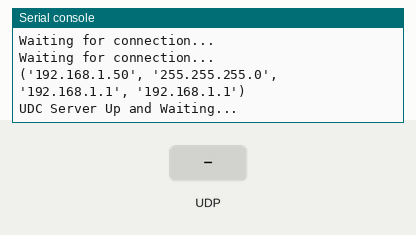
The program below on a simulated Raspberry Pi Pico running MicroPython. Shown: the last lines printed to the serial console. The test bench sets the inputs (shaded band). WiFi joins after 1.5 s.

Above: at 3.2 s.
3.3 s: UDP packet "1" arrives
At 3.8 s:
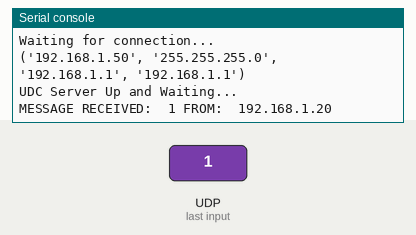
4.8 s: UDP packet "on" arrives
At 6.0 s:
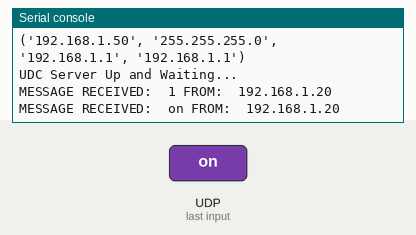
6.3 s: UDP packet "off" arrives
At 7.3 s:
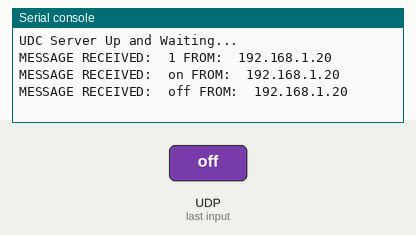

Measured:
- after the input at 3.3 s, the serial console: prints a new line at once (image 1)
- after the input at 4.8 s, the serial console: prints a new line at once (image 2)
- after the input at 6.3 s, the serial console: prints a new line at once (image 3)

The program:

ConnectToWifiMyServer.py
```python
#connect to pi
import socket
import time
import network

wifi=network.WLAN(network.STA_IF)
wifi.active(True)

wifi.connect('Starlink','thankselon')

while wifi.isconnected()==False:
    print("Waiting for connection... ")
    time.sleep(1)
wifiInfo=wifi.ifconfig()
print(wifiInfo)
ServerIP=wifiInfo[0]
ServerPort=2222
#server port # doesn't matter, it will change
bufferSize=1024
#buffer size is the size of the 'package' you'll be sending
#buffer size is measured in bytes
UDPServer=socket.socket(socket.AF_INET,socket.SOCK_DGRAM)
#UDP is a communication program
print("UDC Server Up and Waiting... ")
UDPServer.bind((ServerIP,ServerPort))

while True:
    message,address=UDPServer.recvfrom(bufferSize)
    messageDecoded=message.decode("utf-8")
    print("MESSAGE RECEIVED: ",messageDecoded,"FROM: ",address[0])
    dataString=("WE RECEIVED YOUR COMMAND: "+messageDecoded)
    dataStringEncoded=dataString.encode("utf-8")
    UDPServer.sendto(dataStringEncoded,address)
```
